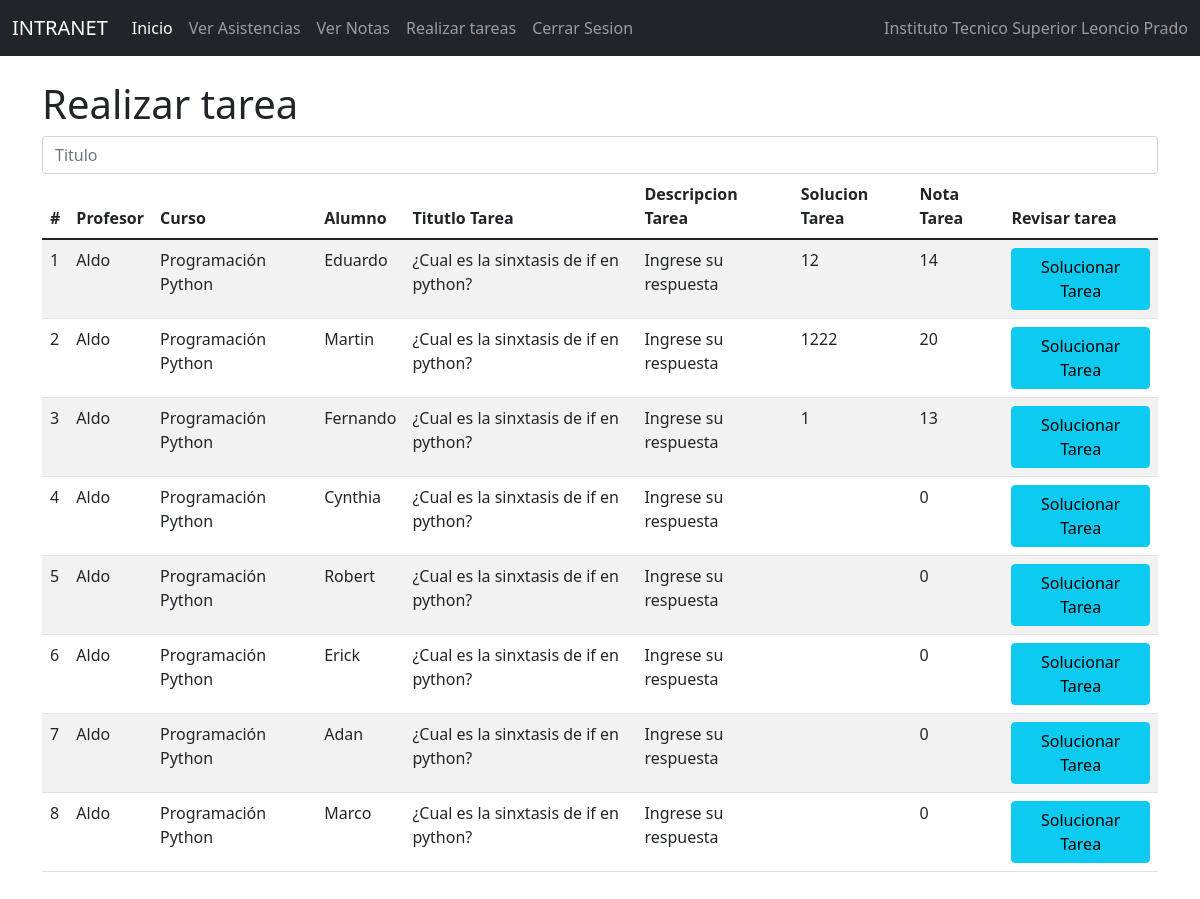
/realtarea2/, run on the app's committed database.
### Notas/models.py (models this page shows, shortened)
class Notas(models.Model):
    id=models.IntegerField(primary_key=True)
    profesor = models.ForeignKey(Profesor, null=True,blank=True,on_delete=models.CASCADE)
    curso = models.ForeignKey(Curso, null=True,blank=True,on_delete=models.CASCADE)
    alumno = models.OneToOneField(to='Estudiante', to_field='id', null=True, blank=True, on_delete=models.CASCADE)
    sesion1_nt = models.IntegerField()
    sesion1_asis=models.CharField(max_length=50)
    tarea1_info = models.ForeignKey(Tarea1, null=True,blank=True,on_delete=models.CASCADE)
    soltarea1 = models.CharField(max_length=1000)
    notatarea1 = models.IntegerField()
    sesion2_nt = models.IntegerField()
    sesion2_asis=models.CharField(max_length=50)
    tarea2_info = models.ForeignKey(Tarea2, null=True,blank=True,on_delete=models.CASCADE)
    soltarea2 = models.CharField(max_length=1000)
    notatarea2 = models.IntegerField()
    sesion3_nt = models.IntegerField()
    sesion3_asis=models.CharField(max_length=50)
    tarea3_info = models.ForeignKey(Tarea3, null=True,blank=True,on_delete=models.CASCADE)
    soltarea3 = models.CharField(max_length=1000)
    notatarea3 = models.IntegerField()
    sesion4_nt = models.IntegerField()
    sesion4_asis=models.CharField(max_length=50)
    tarea4_info = models.ForeignKey(Tarea4, null=True,blank=True,on_delete=models.CASCADE)
    soltarea4 = models.CharField(max_length=1000)
    notatarea4 = models.IntegerField()
    sesion5_nt = models.IntegerField()
    sesion5_asis=models.CharField(max_length=50)
    tarea5_info = models.ForeignKey(Tarea5, null=True,blank=True,on_delete=models.CASCADE)
    soltarea5 = models.CharField(max_length=1000)
    notatarea5 = models.IntegerField()

class Profesor(models.Model):
    id=models.IntegerField(primary_key=True)
    nompro=models.CharField(max_length=50)
    apepro=models.CharField(max_length=50)
    dnipro=models.CharField(max_length=50)
    direccionpro=models.CharField(max_length=50)
    distritopro=models.ForeignKey(Distrito, null=True,blank=True,on_delete=models.CASCADE)
    emailpro=models.EmailField()
    estpro=models.IntegerField()
    usuario=models.OneToOneField(to='Usuario', to_field='id', null=True, blank=True, on_delete=models.CASCADE)

class Curso(models.Model):
    id=models.IntegerField(primary_key=True)
    nomcur=models.CharField(max_length=30)
    creditos=models.IntegerField()
    estcur=models.IntegerField()

class Estudiante(models.Model):
    id=models.IntegerField(primary_key=True)
    nomest=models.CharField(max_length=50)
    apeest=models.CharField(max_length=50)
    dniest=models.CharField(max_length=8)
    direccion=models.CharField(max_length=50)
    emailest=models.EmailField()
    estest=models.IntegerField()
    usuario=models.OneToOneField(to='Usuario', to_field='id', null=True, blank=True, on_delete=models.CASCADE)
    carrera=models.ForeignKey(Carrera, null=True, blank=True, on_delete=models.CASCADE)
    distrito=models.ForeignKey(Distrito, null=True, blank=True, on_delete=models.CASCADE)

class Tarea2(models.Model):
    id=models.IntegerField(primary_key=True)
    tittar = models.CharField(max_length=1000)
    destar = models.CharField(max_length=1000)
    profesor = models.ForeignKey(Profesor, null=True, blank=True, on_delete=models.CASCADE)
    curso =models.ForeignKey(Curso, null=True, blank=True, on_delete=models.CASCADE)
    carrera=models.ForeignKey(Carrera, null=True, blank=True, on_delete=models.CASCADE)

### Notas/views.py (the view)
# urls.py: path('realtarea2/', realtarea2),
def realtarea2 (request):
    notas = Notas.objects.all()
    carrera = Carrera.objects.all()
    curso = Curso.objects.all()
    profesor = Profesor.objects.all()
    return render(request, 'PROCESOS/RealTareas/realtarea2.html', {"notas": notas, "carrera":carrera,
    "curso":curso, "profesor":profesor})

### Notas/Templates/PROCESOS/RealTareas/realtarea2.html (shortened to what this page needs)
{% extends "../../baseest.html" %}
{% block body %}
<div class="row">
    <div class="col-sm-12 col-md-12 col-lg-12 col-xl-12 ">
        <div class="table-responsive">
            <h1>Realizar tarea</h1>
                <div class="form-group">
                    <input type="text" id="txtnta" name="txtnta" class="form-control" placeholder="Titulo" minlength="1"
                        maxlength="20" required>
                </div>
            <table class="table table-striped">
                <thead>
                    <tr>
                        <th>#</th>
                        <th>Profesor</th>
                        <th>Curso</th>
                        <th>Alumno</th>
                        <th>Titutlo Tarea</th>
                        <th>Descripcion Tarea</th>
                        <th>Solucion Tarea</th>
                        <th>Nota Tarea</th>
                        <th class="2">Revisar tarea</th>
                    </tr>
                </thead>
                <tbody>
                    {% for c in notas %}
                    <tr>
                        <td>{{forloop.counter}}</td>
                        <td>{{c.profesor.nompro}}</td>
                        <td>{{c.curso.nomcur}}</td>
                        <td>{{c.alumno.nomest}}</td>
                        <td>{{c.tarea2_info.tittar}}</td>
                        <td>{{c.tarea2_info.destar}}</td>
                        <td>{{c.soltarea2}}</td>
                        <td>{{c.notatarea2}}</td>
                        <td><a href="/edirealt2/{{c.id}}" class="btn btn-info">Solucionar Tarea</a></td>
                    </tr>
                    {% endfor %}
                </tbody>
            </table>
        </div>
    </div>
</div>
{% endblock %}

### data on the page
Notas: profesor.nompro "Aldo", curso.nomcur "Programación Python", alumno.nomest "Eduardo", tarea2_info.tittar "¿Cual es la sinxtasis de if en python?", tarea2_info.destar "Ingrese su respuesta", soltarea2 "12", notatarea2 "14"
Notas: profesor.nompro "Aldo", curso.nomcur "Programación Python", alumno.nomest "Martin", tarea2_info.tittar "¿Cual es la sinxtasis de if en python?", tarea2_info.destar "Ingrese su respuesta", soltarea2 "1222", notatarea2 "20"
Notas: profesor.nompro "Aldo", curso.nomcur "Programación Python", alumno.nomest "Fernando", tarea2_info.tittar "¿Cual es la sinxtasis de if en python?", tarea2_info.destar "Ingrese su respuesta", soltarea2 "1", notatarea2 "13"
Notas: profesor.nompro "Aldo", curso.nomcur "Programación Python", alumno.nomest "Cynthia", tarea2_info.tittar "¿Cual es la sinxtasis de if en python?", tarea2_info.destar "Ingrese su respuesta", notatarea2 "0"
Notas: profesor.nompro "Aldo", curso.nomcur "Programación Python", alumno.nomest "Robert", tarea2_info.tittar "¿Cual es la sinxtasis de if en python?", tarea2_info.destar "Ingrese su respuesta", notatarea2 "0"
Notas: profesor.nompro "Aldo", curso.nomcur "Programación Python", alumno.nomest "Erick", tarea2_info.tittar "¿Cual es la sinxtasis de if en python?", tarea2_info.destar "Ingrese su respuesta", notatarea2 "0"
Notas: profesor.nompro "Aldo", curso.nomcur "Programación Python", alumno.nomest "Adan", tarea2_info.tittar "¿Cual es la sinxtasis de if en python?", tarea2_info.destar "Ingrese su respuesta", notatarea2 "0"
Notas: profesor.nompro "Aldo", curso.nomcur "Programación Python", alumno.nomest "Marco", tarea2_info.tittar "¿Cual es la sinxtasis de if en python?", tarea2_info.destar "Ingrese su respuesta", notatarea2 "0"
